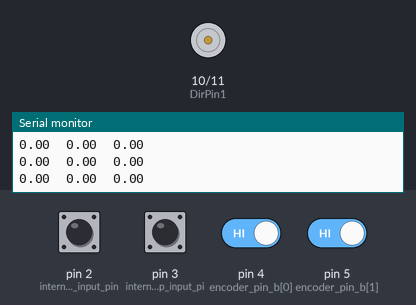
This sketch was run on a simulated Arduino Uno, built with avr-gcc and run on an emulated ATmega328P. Shown: motor-driver pin pairs drawn as motors (green arrow = first pin HIGH = forward, orange = second pin HIGH = backward, longer = more drive), the last lines printed to the serial monitor. The test bench sets the inputs (shaded band); at power-on: pin 2 (internal_pullup_input_pin), pin 3 (internalL_pullup_input_pi), pin 4 (encoder_pin_b[0]), pin 5 (encoder_pin_b[1]) HIGH.

Above: at 1.2 s.
1.3 s: pin 3 (internalL_pullup_input_pi) pulled LOW for 0.15 s
4.4 s: pin 3 (internalL_pullup_input_pi) pulled LOW for 1 s
8.4 s: pin 2 (internal_pullup_input_pin) pulled LOW for 1 s
12.4 s: pin 2 (internal_pullup_input_pin) pulled LOW for 0.15 s
At 13.4 s:
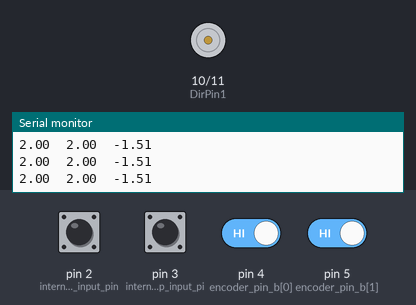
15.5 s: pin 2 (internal_pullup_input_pin) pulsed LOW 5 times (0.12 s each, 0.3 s apart)
At 19.8 s:
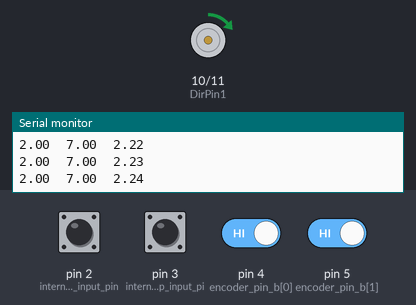
20.0 s: pin 2 (internal_pullup_input_pin) pulsed LOW 5 times (0.12 s each, 0.3 s apart)
At 21.3 s:
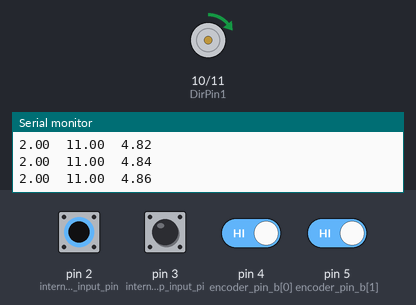
Timing chart, 0 to 25.3 s (numbered marks = the images above; inputs shaded):
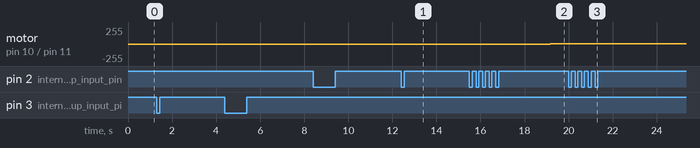

The sketch:

DBH-12v_PID_analogController.ino
```cpp
//Classic PID controller created by Alejandro Dumas

//This code works with duyal driver DBH-12V and similars

double target_position = 0;
double motor_position = 0;

//------------PID GAINS-----------------
double kp = 0.4;
double ki = 0.0001;
double kd = 0.7;

//----------Controller variables-------

int dt;
unsigned long t;
unsigned long t_prev = 0;

double e, e_prev = 0, integral, integral_prev = 0;
double Vmax = 500;
double Vmin = -500;
double V = 0;

const byte DirPin1 = 10;  //PWM pin IN1A
const byte DirPin2 = 11;  //PWM pin IN2A

double sample_counter = 0;          //Sample counter → To create a database we identify the number of sample, not necesary to controller


//-----------Motor Driver Function---------------

void WriteDriverVoltage(float V, float Vmax) {
  int PWMval = int(255 * abs(V) / Vmax);
  if (PWMval > 50) {
    PWMval = 50;                   //Make sure dont pass the pwm max value that arduino supports
  }
  if (V > 0) {
    analogWrite(DirPin1, PWMval);
    digitalWrite(DirPin2, LOW);
  }
  else if (V < 0) {

    digitalWrite(DirPin1, LOW);
    analogWrite(DirPin2, PWMval);
  }
  else {
    digitalWrite(DirPin1, LOW);
    digitalWrite(DirPin2, LOW);
  }

}


volatile double encoders_position[] = {0,0};      //Array that contains the values of encoders, amount of ticks
                                                  //encoder 1 → Target encoder
                                                  //encoder 2 → motor encoder
const int encoder_pin_b[] = {4,5};                //Indicates the arduino pins that connects with encoders terminals B
                                                  //Pin 4 for the encoder target, pin 5 for the motor encoder

void setup() {

  Serial.begin (9600);
  pinMode(DirPin1, OUTPUT);
  pinMode(DirPin2, OUTPUT);
  pinMode(encoder_pin_b[0], INPUT_PULLUP);    //pin B (Green)to encoder 1 (target encoder) WITH INTERNAL PULLUP
  pinMode(encoder_pin_b[1], INPUT_PULLUP);    //Pin B para(Green) encoder 2 (motor encoder)
  pinMode(2, INPUT_PULLUP);                   // internal pullup input pin   A (white)encoder 1
  pinMode(3, INPUT_PULLUP);                   // internalL pullup input pin  A (white)encoder 2


  //Setting up interrupt
  //A 1 rising pulse from encodenren activated ai0(). AttachInterrupt 0 is DigitalPin  2 on moust Arduino.
  attachInterrupt(0,readEncoder<0>,RISING);
  //B 2 rising pulse from encodenren activated ai1(). AttachInterrupt 1 is DigitalPin 3 on moust Arduino.
  attachInterrupt(1,readEncoder<1>,RISING);
  }

  void loop() {


   target_position = encoders_position[0];              //Desired Angular Position of the Motor
   motor_position = encoders_position[1];               //Actual Angular Position of the Motor
   t = millis();                                        //Start the sample time
   dt = (t - t_prev);                                   //Step time → the time between each sample

   e = target_position - motor_position;                                       // Error
   integral = integral_prev + ((dt * (e + e_prev)) / 2);        // Integration of Error → for intehral controller

   V = (kp * e) + (ki * integral) + (kd * (e - e_prev) / dt) ;    // Controlling Function

    if (V > Vmax) {
      V = Vmax;
    }

    if (V < Vmin) {
      V = Vmin;
    }

    //------- Save past values----------------
    integral_prev = integral;       //Save the last value of integral function
    e_prev = e;
    t_prev = t;
    WriteDriverVoltage(V, Vmax);

    //Serial.print(sample_counter); Serial.print("  ");
    Serial.print(motor_position); Serial.print("  ");
    Serial.print(target_position); Serial.print("  ");
    //Serial.print(dt); Serial.print("  ");
    Serial.print(V); Serial.print("  \n");
    sample_counter += 1;
    delay(10);


  }


template <int j>
void readEncoder(){
  int b = digitalRead(encoder_pin_b[j]);
  if(b > 0){
    encoders_position[j]++;
  }
  else{
    encoders_position[j]--;
  }
}
```

Measured:
- after the input at 12.4 s, motor on pin 10 (DirPin1) / pin 11 (DirPin2): stays stopped (without the input it goes to backward 1/255 after 0.67 s)
- after the input at 15.5 s, motor on pin 10 (DirPin1) / pin 11 (DirPin2): stopped → forward 1/255 after 3.7 s
- after the input at 20.0 s, motor on pin 10 (DirPin1) / pin 11 (DirPin2): forward 1/255 → forward 2/255 after 0.73 s instead of 3.1 s
